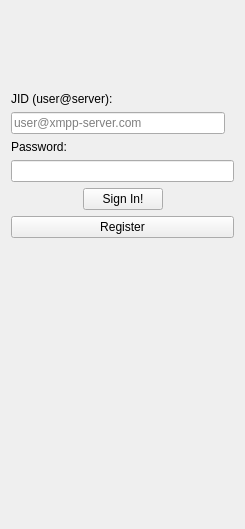
<ui version="4.0" >
 <class>YaLoginPage</class>
 <widget class="QWidget" name="YaLoginPage" >
  <property name="geometry" >
   <rect>
    <x>0</x>
    <y>0</y>
    <width>245</width>
    <height>529</height>
   </rect>
  </property>
  <property name="windowTitle" >
   <string>Form</string>
  </property>
  <layout class="QVBoxLayout" name="verticalLayout" >
   <item>
    <widget class="QLabel" name="errorLabel" >
     <property name="minimumSize" >
      <size>
       <width>0</width>
       <height>75</height>
      </size>
     </property>
     <property name="palette" >
      <palette>
       <active>
        <colorrole role="WindowText" >
         <brush brushstyle="SolidPattern" >
          <color alpha="255" >
           <red>255</red>
           <green>0</green>
           <blue>0</blue>
          </color>
         </brush>
        </colorrole>
       </active>
       <inactive>
        <colorrole role="WindowText" >
         <brush brushstyle="SolidPattern" >
          <color alpha="255" >
           <red>255</red>
           <green>0</green>
           <blue>0</blue>
          </color>
         </brush>
        </colorrole>
       </inactive>
       <disabled>
        <colorrole role="WindowText" >
         <brush brushstyle="SolidPattern" >
          <color alpha="255" >
           <red>119</red>
           <green>119</green>
           <blue>119</blue>
          </color>
         </brush>
        </colorrole>
       </disabled>
      </palette>
     </property>
     <property name="text" >
      <string/>
     </property>
     <property name="alignment" >
      <set>Qt::AlignCenter</set>
     </property>
     <property name="wordWrap" >
      <bool>true</bool>
     </property>
    </widget>
   </item>
   <item>
    <widget class="QLabel" name="label" >
      <property name="text" >
       <string>JID (user@server):</string>
      </property>
     </widget>
   </item>
   <item>
    <layout class="QGridLayout" name="gridLayout" >
     <property name="horizontalSpacing" >
      <number>2</number>
     </property>
     <property name="verticalSpacing" >
      <number>0</number>
     </property>
      <item row="0" column="0" >
       <widget class="QLineEdit" name="login" >
        <property name="placeholderText" >
         <string>user@xmpp-server.com</string>
        </property>
       </widget>
      </item>
      <item row="0" column="1" >
       <widget class="QLabel" name="defaultDomainLabel" >
        <property name="text" >
         <string/>
        </property>
        <property name="visible" >
         <bool>false</bool>
        </property>
       </widget>
      </item>
    </layout>
   </item>
   <item>
    <widget class="QLabel" name="label_2" >
     <property name="text" >
      <string>Password:</string>
     </property>
    </widget>
   </item>
   <item>
    <widget class="QLineEdit" name="password" >
     <property name="echoMode" >
      <enum>QLineEdit::Password</enum>
     </property>
    </widget>
   </item>
   <item>
    <layout class="QHBoxLayout" >
     <item>
      <spacer>
       <property name="orientation" >
        <enum>Qt::Horizontal</enum>
       </property>
       <property name="sizeHint" stdset="0" >
        <size>
         <width>40</width>
         <height>20</height>
        </size>
       </property>
      </spacer>
     </item>
     <item>
      <widget class="QStackedWidget" name="buttonStack" >
       <property name="sizePolicy" >
        <sizepolicy vsizetype="Maximum" hsizetype="Preferred" >
         <horstretch>0</horstretch>
         <verstretch>0</verstretch>
        </sizepolicy>
       </property>
       <property name="currentIndex" >
        <number>0</number>
       </property>
       <widget class="QWidget" name="signInPage" >
        <layout class="QVBoxLayout" >
         <property name="spacing" >
          <number>0</number>
         </property>
         <property name="margin" >
          <number>0</number>
         </property>
         <item>
          <widget class="YaPushButton" name="signIn" >
           <property name="text" >
            <string>Sign In!</string>
           </property>
          </widget>
         </item>
        </layout>
       </widget>
       <widget class="QWidget" name="signingInPage" >
        <layout class="QVBoxLayout" >
         <property name="spacing" >
          <number>0</number>
         </property>
         <property name="margin" >
          <number>0</number>
         </property>
         <item>
          <widget class="YaPushButton" name="signingIn" >
           <property name="text" >
            <string>Cancel</string>
           </property>
          </widget>
         </item>
        </layout>
       </widget>
      </widget>
     </item>
     <item>
      <spacer>
       <property name="orientation" >
        <enum>Qt::Horizontal</enum>
       </property>
       <property name="sizeHint" stdset="0" >
        <size>
         <width>40</width>
         <height>20</height>
        </size>
       </property>
      </spacer>
     </item>
    </layout>
   </item>
   <item>
    <widget class="YaLinkButton" name="registerButton" >
     <property name="text" >
      <string>Register</string>
     </property>
    </widget>
   </item>
   <item>
    <spacer>
     <property name="orientation" >
      <enum>Qt::Vertical</enum>
     </property>
     <property name="sizeHint" stdset="0" >
      <size>
       <width>221</width>
       <height>81</height>
      </size>
     </property>
    </spacer>
   </item>
   <item>
    <widget class="YaBusyWidget" native="1" name="busy" />
   </item>
  </layout>
 </widget>
 <customwidgets>
  <customwidget>
   <class>YaBusyWidget</class>
   <extends>QWidget</extends>
   <header>yabusywidget.h</header>
   <container>1</container>
  </customwidget>
  <customwidget>
   <class>YaPushButton</class>
   <extends>QPushButton</extends>
   <header>yapushbutton.h</header>
  </customwidget>
  <customwidget>
   <class>YaLinkButton</class>
   <extends>QPushButton</extends>
   <header>yalinkbutton.h</header>
  </customwidget>
 </customwidgets>
 <resources/>
 <connections/>
</ui>
